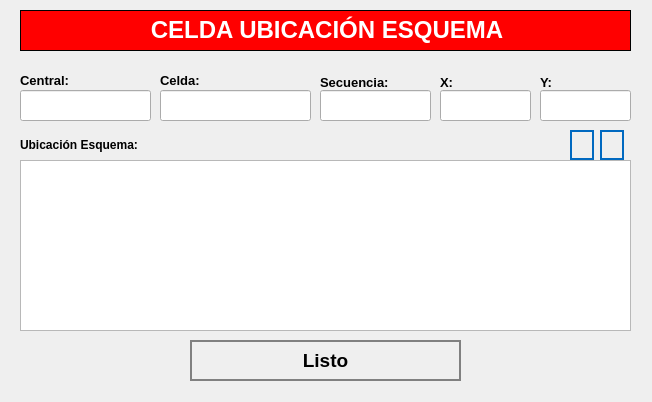
<?xml version="1.0" encoding="UTF-8"?>
<ui version="4.0">
 <class>NewBook</class>
 <widget class="QWidget" name="NewBook">
  <property name="geometry">
   <rect>
    <x>0</x>
    <y>0</y>
    <width>652</width>
    <height>402</height>
   </rect>
  </property>
  <property name="windowTitle">
   <string>Nuevo Registro</string>
  </property>
  <property name="styleSheet">
   <string notr="true">QPushButton
{	
	height: 2em;
 	border-style: solid;
	border-width: 2px;
 	border-color: grey;
	font-weight: bold;
}

QPushButton:hover
{
   	background-color:grey;
	color:white;
}</string>
  </property>
  <widget class="QLabel" name="label">
   <property name="geometry">
    <rect>
     <x>20</x>
     <y>10</y>
     <width>611</width>
     <height>41</height>
    </rect>
   </property>
   <property name="font">
    <font>
     <underline>false</underline>
    </font>
   </property>
   <property name="autoFillBackground">
    <bool>false</bool>
   </property>
   <property name="styleSheet">
    <string notr="true">background-color: red;</string>
   </property>
   <property name="frameShape">
    <enum>QFrame::Box</enum>
   </property>
   <property name="text">
    <string>&lt;html&gt;&lt;head/&gt;&lt;body&gt;&lt;p align=&quot;center&quot;&gt;&lt;span style=&quot; font-size:18pt; font-weight:600; color:#ffffff;&quot;&gt;CELDA UBICACIÓN ESQUEMA&lt;/span&gt;&lt;/p&gt;&lt;/body&gt;&lt;/html&gt;</string>
   </property>
  </widget>
  <widget class="QLineEdit" name="inputX">
   <property name="geometry">
    <rect>
     <x>440</x>
     <y>90</y>
     <width>91</width>
     <height>31</height>
    </rect>
   </property>
   <property name="font">
    <font>
     <pointsize>12</pointsize>
    </font>
   </property>
   <property name="maxLength">
    <number>14</number>
   </property>
  </widget>
  <widget class="QLineEdit" name="inputCodigo">
   <property name="geometry">
    <rect>
     <x>20</x>
     <y>90</y>
     <width>131</width>
     <height>31</height>
    </rect>
   </property>
   <property name="font">
    <font>
     <pointsize>12</pointsize>
    </font>
   </property>
  </widget>
  <widget class="QLabel" name="label_area_2">
   <property name="geometry">
    <rect>
     <x>160</x>
     <y>70</y>
     <width>151</width>
     <height>21</height>
    </rect>
   </property>
   <property name="text">
    <string>&lt;html&gt;&lt;head/&gt;&lt;body&gt;&lt;p&gt;&lt;span style=&quot; font-size:10pt; font-weight:600;&quot;&gt;Celda:&lt;/span&gt;&lt;/p&gt;&lt;/body&gt;&lt;/html&gt;</string>
   </property>
  </widget>
  <widget class="QLabel" name="label_autoriza">
   <property name="geometry">
    <rect>
     <x>20</x>
     <y>70</y>
     <width>101</width>
     <height>21</height>
    </rect>
   </property>
   <property name="text">
    <string>&lt;html&gt;&lt;head/&gt;&lt;body&gt;&lt;p&gt;&lt;span style=&quot; font-size:10pt; font-weight:600;&quot;&gt;Central:&lt;/span&gt;&lt;/p&gt;&lt;/body&gt;&lt;/html&gt;</string>
   </property>
  </widget>
  <widget class="QLineEdit" name="inputY">
   <property name="geometry">
    <rect>
     <x>540</x>
     <y>90</y>
     <width>91</width>
     <height>31</height>
    </rect>
   </property>
   <property name="font">
    <font>
     <pointsize>12</pointsize>
    </font>
   </property>
   <property name="maxLength">
    <number>14</number>
   </property>
  </widget>
  <widget class="QLineEdit" name="inputCelda">
   <property name="geometry">
    <rect>
     <x>160</x>
     <y>90</y>
     <width>151</width>
     <height>31</height>
    </rect>
   </property>
   <property name="font">
    <font>
     <pointsize>12</pointsize>
    </font>
   </property>
  </widget>
  <widget class="QLabel" name="label_motivoVisita_4">
   <property name="geometry">
    <rect>
     <x>320</x>
     <y>70</y>
     <width>111</width>
     <height>25</height>
    </rect>
   </property>
   <property name="text">
    <string>&lt;html&gt;&lt;head/&gt;&lt;body&gt;&lt;p&gt;&lt;span style=&quot; font-size:10pt; font-weight:600;&quot;&gt;Secuencia:&lt;/span&gt;&lt;/p&gt;&lt;/body&gt;&lt;/html&gt;</string>
   </property>
  </widget>
  <widget class="QLabel" name="label_horaIngreso_3">
   <property name="geometry">
    <rect>
     <x>440</x>
     <y>70</y>
     <width>71</width>
     <height>25</height>
    </rect>
   </property>
   <property name="text">
    <string>&lt;html&gt;&lt;head/&gt;&lt;body&gt;&lt;p&gt;&lt;span style=&quot; font-size:10pt; font-weight:600;&quot;&gt;X:&lt;/span&gt;&lt;/p&gt;&lt;/body&gt;&lt;/html&gt;</string>
   </property>
  </widget>
  <widget class="QLineEdit" name="inputSecuencia">
   <property name="geometry">
    <rect>
     <x>320</x>
     <y>90</y>
     <width>111</width>
     <height>31</height>
    </rect>
   </property>
   <property name="font">
    <font>
     <pointsize>12</pointsize>
    </font>
   </property>
  </widget>
  <widget class="QLabel" name="label_horaSalida_3">
   <property name="geometry">
    <rect>
     <x>540</x>
     <y>70</y>
     <width>81</width>
     <height>25</height>
    </rect>
   </property>
   <property name="text">
    <string>&lt;html&gt;&lt;head/&gt;&lt;body&gt;&lt;p&gt;&lt;span style=&quot; font-size:10pt; font-weight:600;&quot;&gt;Y:&lt;/span&gt;&lt;/p&gt;&lt;/body&gt;&lt;/html&gt;</string>
   </property>
  </widget>
  <widget class="QTableWidget" name="tableEsquema">
   <property name="geometry">
    <rect>
     <x>20</x>
     <y>160</y>
     <width>611</width>
     <height>171</height>
    </rect>
   </property>
   <property name="autoFillBackground">
    <bool>true</bool>
   </property>
   <property name="lineWidth">
    <number>5</number>
   </property>
   <property name="editTriggers">
    <set>QAbstractItemView::NoEditTriggers</set>
   </property>
   <property name="textElideMode">
    <enum>Qt::ElideLeft</enum>
   </property>
   <attribute name="horizontalHeaderMinimumSectionSize">
    <number>10</number>
   </attribute>
  </widget>
  <widget class="QPushButton" name="btnDeleteEsquema">
   <property name="geometry">
    <rect>
     <x>600</x>
     <y>130</y>
     <width>24</width>
     <height>30</height>
    </rect>
   </property>
   <property name="font">
    <font>
     <pointsize>12</pointsize>
     <weight>75</weight>
     <bold>true</bold>
    </font>
   </property>
   <property name="cursor">
    <cursorShape>PointingHandCursor</cursorShape>
   </property>
   <property name="styleSheet">
    <string notr="true">QPushButton
{	
	height: 2em;
 	border-style: solid;
	border-width: 2px;
 	border-color: #0069c0;
	font-weight: bold;
}

QPushButton:hover
{
   	background-color:#0069c0;
	color:white;
}</string>
   </property>
   <property name="text">
    <string/>
   </property>
   <property name="icon">
    <iconset>
     <normaloff>../assets/icons/deletesquare.png</normaloff>../assets/icons/deletesquare.png</iconset>
   </property>
   <property name="iconSize">
    <size>
     <width>25</width>
     <height>25</height>
    </size>
   </property>
   <property name="autoDefault">
    <bool>true</bool>
   </property>
   <property name="default">
    <bool>true</bool>
   </property>
   <property name="flat">
    <bool>true</bool>
   </property>
  </widget>
  <widget class="QLabel" name="label_4">
   <property name="geometry">
    <rect>
     <x>20</x>
     <y>130</y>
     <width>311</width>
     <height>30</height>
    </rect>
   </property>
   <property name="text">
    <string>&lt;html&gt;&lt;head/&gt;&lt;body&gt;&lt;p&gt;&lt;span style=&quot; font-size:9pt; font-weight:600;&quot;&gt;Ubicación Esquema:&lt;/span&gt;&lt;/p&gt;&lt;/body&gt;&lt;/html&gt;</string>
   </property>
   <property name="scaledContents">
    <bool>true</bool>
   </property>
  </widget>
  <widget class="QPushButton" name="btnAddEsquema">
   <property name="geometry">
    <rect>
     <x>570</x>
     <y>130</y>
     <width>24</width>
     <height>30</height>
    </rect>
   </property>
   <property name="font">
    <font>
     <pointsize>12</pointsize>
     <weight>75</weight>
     <bold>true</bold>
    </font>
   </property>
   <property name="cursor">
    <cursorShape>PointingHandCursor</cursorShape>
   </property>
   <property name="styleSheet">
    <string notr="true">QPushButton
{	
	height: 2em;
 	border-style: solid;
	border-width: 2px;
 	border-color: #0069c0;
	font-weight: bold;
}

QPushButton:hover
{
   	background-color:#0069c0;
	color:white;
}</string>
   </property>
   <property name="text">
    <string/>
   </property>
   <property name="icon">
    <iconset>
     <normaloff>../assets/icons/add-icon.png</normaloff>../assets/icons/add-icon.png</iconset>
   </property>
   <property name="iconSize">
    <size>
     <width>25</width>
     <height>25</height>
    </size>
   </property>
   <property name="autoDefault">
    <bool>true</bool>
   </property>
   <property name="default">
    <bool>true</bool>
   </property>
   <property name="flat">
    <bool>true</bool>
   </property>
  </widget>
  <widget class="QPushButton" name="cancelButton">
   <property name="geometry">
    <rect>
     <x>190</x>
     <y>340</y>
     <width>271</width>
     <height>41</height>
    </rect>
   </property>
   <property name="font">
    <font>
     <pointsize>14</pointsize>
     <weight>75</weight>
     <bold>true</bold>
    </font>
   </property>
   <property name="cursor">
    <cursorShape>PointingHandCursor</cursorShape>
   </property>
   <property name="styleSheet">
    <string notr="true">QPushButton
{	
	height: 2em;
 	border-style: solid;
	border-width: 2px;
 	border-color: grey;
	font-weight: bold;
}

QPushButton:hover
{
   	background-color:grey;
	color:white;
}</string>
   </property>
   <property name="text">
    <string>Listo</string>
   </property>
   <property name="icon">
    <iconset>
     <normaloff>../assets/icons/exitoso.png</normaloff>../assets/icons/exitoso.png</iconset>
   </property>
   <property name="iconSize">
    <size>
     <width>30</width>
     <height>30</height>
    </size>
   </property>
   <property name="autoDefault">
    <bool>true</bool>
   </property>
   <property name="default">
    <bool>true</bool>
   </property>
   <property name="flat">
    <bool>true</bool>
   </property>
  </widget>
 </widget>
 <resources/>
 <connections/>
</ui>
